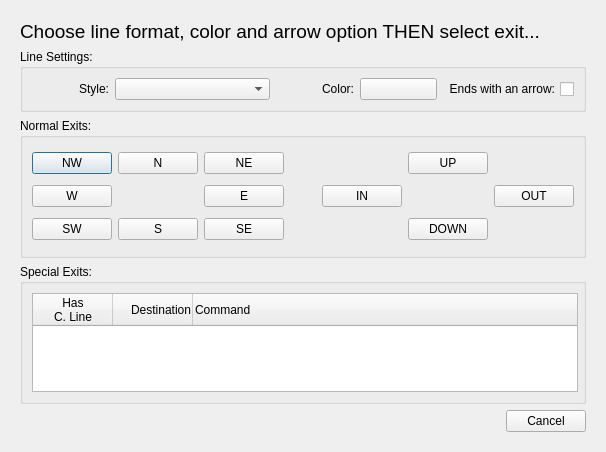
<?xml version="1.0" encoding="UTF-8"?>
<ui version="4.0">
 <class>roomExits</class>
 <widget class="QDialog" name="roomExits">
  <property name="geometry">
   <rect>
    <x>0</x>
    <y>0</y>
    <width>606</width>
    <height>452</height>
   </rect>
  </property>
  <property name="windowTitle">
   <string>Custom Line selection</string>
  </property>
  <property name="windowIcon">
   <iconset>
    <normaloff>:/icons/mudlet_draw_custom_line.png</normaloff>:/icons/mudlet_draw_custom_line.png</iconset>
  </property>
  <layout class="QGridLayout" name="gridLayout_3">
   <item row="0" column="0">
    <widget class="QFrame" name="frame_all">
     <layout class="QGridLayout" name="gridLayout_2">
      <item row="3" column="0">
       <widget class="QGroupBox" name="groupBox_specialExits">
        <property name="sizePolicy">
         <sizepolicy hsizetype="Expanding" vsizetype="Expanding">
          <horstretch>0</horstretch>
          <verstretch>0</verstretch>
         </sizepolicy>
        </property>
        <property name="minimumSize">
         <size>
          <width>0</width>
          <height>140</height>
         </size>
        </property>
        <property name="toolTip">
         <string>Select a special exit to commence drawing a line for it, the first column is checked if the exit already has such a custom line.</string>
        </property>
        <property name="title">
         <string>Special Exits:</string>
        </property>
        <widget class="QTreeWidget" name="specialExits">
         <property name="geometry">
          <rect>
           <x>12</x>
           <y>29</y>
           <width>546</width>
           <height>99</height>
          </rect>
         </property>
         <property name="sizePolicy">
          <sizepolicy hsizetype="Expanding" vsizetype="Expanding">
           <horstretch>0</horstretch>
           <verstretch>0</verstretch>
          </sizepolicy>
         </property>
         <property name="minimumSize">
          <size>
           <width>0</width>
           <height>80</height>
          </size>
         </property>
         <property name="sizeIncrement">
          <size>
           <width>1</width>
           <height>10</height>
          </size>
         </property>
         <property name="cursor" stdset="0">
          <cursorShape>PointingHandCursor</cursorShape>
         </property>
         <property name="layoutDirection">
          <enum>Qt::LeftToRight</enum>
         </property>
         <property name="alternatingRowColors">
          <bool>true</bool>
         </property>
         <property name="uniformRowHeights">
          <bool>true</bool>
         </property>
         <property name="allColumnsShowFocus">
          <bool>true</bool>
         </property>
         <property name="wordWrap">
          <bool>true</bool>
         </property>
         <property name="columnCount">
          <number>3</number>
         </property>
         <attribute name="headerDefaultSectionSize">
          <number>80</number>
         </attribute>
         <attribute name="headerMinimumSectionSize">
          <number>80</number>
         </attribute>
         <column>
          <property name="text">
           <string>Has
C. Line</string>
          </property>
          <property name="toolTip">
           <string>Indicates if there is already a custom line for this special exit, will be replaced if the exit is selected.</string>
          </property>
          <property name="textAlignment">
           <set>AlignHCenter|AlignVCenter|AlignCenter</set>
          </property>
         </column>
         <column>
          <property name="text">
           <string>Destination</string>
          </property>
          <property name="toolTip">
           <string>The room this special exit leads to.</string>
          </property>
          <property name="textAlignment">
           <set>AlignRight|AlignVCenter</set>
          </property>
         </column>
         <column>
          <property name="text">
           <string>Command</string>
          </property>
          <property name="toolTip">
           <string>The command or LUA script that goes to the given room.</string>
          </property>
         </column>
        </widget>
       </widget>
      </item>
      <item row="0" column="0" alignment="Qt::AlignLeft">
       <widget class="QLabel" name="label_guidance">
        <property name="enabled">
         <bool>true</bool>
        </property>
        <property name="sizePolicy">
         <sizepolicy hsizetype="Expanding" vsizetype="Fixed">
          <horstretch>0</horstretch>
          <verstretch>0</verstretch>
         </sizepolicy>
        </property>
        <property name="font">
         <font>
          <pointsize>14</pointsize>
         </font>
        </property>
        <property name="autoFillBackground">
         <bool>false</bool>
        </property>
        <property name="text">
         <string>Choose line format, color and arrow option THEN select exit...</string>
        </property>
        <property name="tooltip" stdset="0">
         <string>Selecting an exit immediately proceeds to drawing the first line segment from the centre point of the room.</string>
        </property>
       </widget>
      </item>
      <item row="2" column="0">
       <widget class="QGroupBox" name="groupBox_normalExits">
        <property name="sizePolicy">
         <sizepolicy hsizetype="Expanding" vsizetype="Expanding">
          <horstretch>0</horstretch>
          <verstretch>0</verstretch>
         </sizepolicy>
        </property>
        <property name="toolTip">
         <string>Select a normal exit to commence drawing a line for it, buttons are shown depress if they already have such a custom line and disabled if there is not exit in that direction.</string>
        </property>
        <property name="title">
         <string>Normal Exits:</string>
        </property>
        <layout class="QGridLayout" name="gridLayout">
         <item row="0" column="0">
          <widget class="QPushButton" name="nw">
           <property name="cursor">
            <cursorShape>PointingHandCursor</cursorShape>
           </property>
           <property name="text">
            <string>NW</string>
           </property>
          </widget>
         </item>
         <item row="0" column="1">
          <widget class="QPushButton" name="n">
           <property name="cursor">
            <cursorShape>PointingHandCursor</cursorShape>
           </property>
           <property name="text">
            <string>N</string>
           </property>
          </widget>
         </item>
         <item row="0" column="2">
          <widget class="QPushButton" name="ne">
           <property name="cursor">
            <cursorShape>PointingHandCursor</cursorShape>
           </property>
           <property name="text">
            <string>NE</string>
           </property>
          </widget>
         </item>
         <item row="0" column="5">
          <widget class="QPushButton" name="up">
           <property name="cursor">
            <cursorShape>PointingHandCursor</cursorShape>
           </property>
           <property name="text">
            <string>UP</string>
           </property>
          </widget>
         </item>
         <item row="1" column="0">
          <widget class="QPushButton" name="w">
           <property name="cursor">
            <cursorShape>PointingHandCursor</cursorShape>
           </property>
           <property name="text">
            <string>W</string>
           </property>
          </widget>
         </item>
         <item row="1" column="2">
          <widget class="QPushButton" name="e">
           <property name="cursor">
            <cursorShape>PointingHandCursor</cursorShape>
           </property>
           <property name="text">
            <string>E</string>
           </property>
          </widget>
         </item>
         <item row="1" column="3">
          <spacer name="horizontalSpacer_intra_normalExits">
           <property name="orientation">
            <enum>Qt::Horizontal</enum>
           </property>
           <property name="sizeHint" stdset="0">
            <size>
             <width>27</width>
             <height>17</height>
            </size>
           </property>
          </spacer>
         </item>
         <item row="1" column="4">
          <widget class="QPushButton" name="in">
           <property name="cursor">
            <cursorShape>PointingHandCursor</cursorShape>
           </property>
           <property name="text">
            <string>IN</string>
           </property>
          </widget>
         </item>
         <item row="1" column="6">
          <widget class="QPushButton" name="out">
           <property name="cursor">
            <cursorShape>PointingHandCursor</cursorShape>
           </property>
           <property name="text">
            <string>OUT</string>
           </property>
          </widget>
         </item>
         <item row="2" column="0">
          <widget class="QPushButton" name="sw">
           <property name="cursor">
            <cursorShape>PointingHandCursor</cursorShape>
           </property>
           <property name="text">
            <string>SW</string>
           </property>
          </widget>
         </item>
         <item row="2" column="1">
          <widget class="QPushButton" name="s">
           <property name="cursor">
            <cursorShape>PointingHandCursor</cursorShape>
           </property>
           <property name="text">
            <string>S</string>
           </property>
          </widget>
         </item>
         <item row="2" column="2">
          <widget class="QPushButton" name="se">
           <property name="cursor">
            <cursorShape>PointingHandCursor</cursorShape>
           </property>
           <property name="text">
            <string>SE</string>
           </property>
          </widget>
         </item>
         <item row="2" column="5">
          <widget class="QPushButton" name="down">
           <property name="cursor">
            <cursorShape>PointingHandCursor</cursorShape>
           </property>
           <property name="text">
            <string>DOWN</string>
           </property>
          </widget>
         </item>
        </layout>
       </widget>
      </item>
      <item row="1" column="0">
       <widget class="QGroupBox" name="groupBox_settings">
        <property name="sizePolicy">
         <sizepolicy hsizetype="Expanding" vsizetype="Fixed">
          <horstretch>0</horstretch>
          <verstretch>0</verstretch>
         </sizepolicy>
        </property>
        <property name="toolTip">
         <string>Select Style, Color and whether to end the line with an arrow head BEFORE then choosing the exit to draw the line for...</string>
        </property>
        <property name="title">
         <string>Line Settings:</string>
        </property>
        <layout class="QGridLayout" name="gridLayout_style">
         <item row="0" column="1" colspan="2">
          <widget class="QComboBox" name="lineStyle">
           <property name="cursor">
            <cursorShape>PointingHandCursor</cursorShape>
           </property>
          </widget>
         </item>
         <item row="0" column="0">
          <widget class="QLabel" name="label_2">
           <property name="text">
            <string>Style:</string>
           </property>
           <property name="alignment">
            <set>Qt::AlignRight|Qt::AlignTrailing|Qt::AlignVCenter</set>
           </property>
          </widget>
         </item>
         <item row="0" column="3">
          <widget class="QLabel" name="label_3">
           <property name="text">
            <string>Color:</string>
           </property>
           <property name="alignment">
            <set>Qt::AlignRight|Qt::AlignTrailing|Qt::AlignVCenter</set>
           </property>
          </widget>
         </item>
         <item row="0" column="5">
          <widget class="QPushButton" name="lineColor">
           <property name="cursor">
            <cursorShape>PointingHandCursor</cursorShape>
           </property>
           <property name="text">
            <string/>
           </property>
          </widget>
         </item>
         <item row="0" column="6">
          <widget class="QCheckBox" name="arrow">
           <property name="layoutDirection">
            <enum>Qt::RightToLeft</enum>
           </property>
           <property name="text">
            <string>Ends with an arrow:</string>
           </property>
          </widget>
         </item>
        </layout>
       </widget>
      </item>
      <item row="4" column="0">
       <widget class="QPushButton" name="button_cancel">
        <property name="sizePolicy">
         <sizepolicy hsizetype="Fixed" vsizetype="Fixed">
          <horstretch>0</horstretch>
          <verstretch>0</verstretch>
         </sizepolicy>
        </property>
        <property name="minimumSize">
         <size>
          <width>50</width>
          <height>20</height>
         </size>
        </property>
        <property name="toolTip">
         <string>To remove a custom line, select it and right-click to obtain a &quot;delete&quot; option.</string>
        </property>
        <property name="layoutDirection">
         <enum>Qt::RightToLeft</enum>
        </property>
        <property name="text">
         <string>Cancel</string>
        </property>
        <property name="checked">
         <bool>false</bool>
        </property>
       </widget>
      </item>
     </layout>
    </widget>
   </item>
  </layout>
 </widget>
 <tabstops>
  <tabstop>button_cancel</tabstop>
  <tabstop>lineStyle</tabstop>
  <tabstop>lineColor</tabstop>
  <tabstop>arrow</tabstop>
  <tabstop>n</tabstop>
  <tabstop>e</tabstop>
  <tabstop>s</tabstop>
  <tabstop>w</tabstop>
  <tabstop>up</tabstop>
  <tabstop>down</tabstop>
  <tabstop>ne</tabstop>
  <tabstop>se</tabstop>
  <tabstop>sw</tabstop>
  <tabstop>nw</tabstop>
  <tabstop>in</tabstop>
  <tabstop>out</tabstop>
 </tabstops>
 <resources/>
 <connections/>
</ui>
